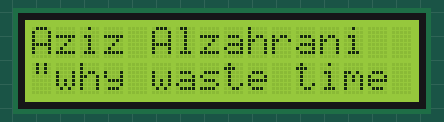
The sketch below on a simulated Arduino Uno, built with avr-gcc and run on an emulated ATmega328P. On the bench: 16×2 character LCD.

Above: at 0.19 s.
At 4.55 s:
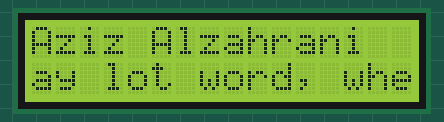
At 9.16 s:
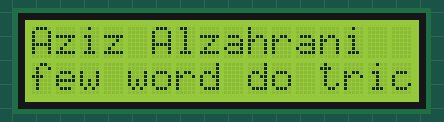
At 18.12 s:
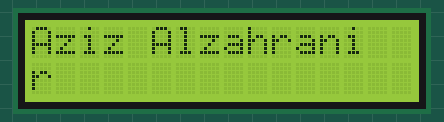
At 28.89 s:
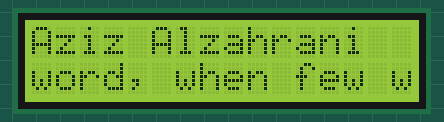
At 39.64 s:
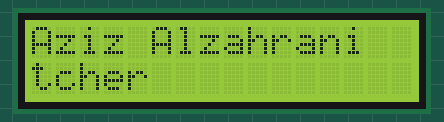

The sketch:

aalzah23lab3.ino
```cpp
// Aziz Alzahrani - 675518850
// Lab 3 - Scrolling output
// This code displays my name and a quote on a 16x2 LCD screen. The name is displayed on the first line, and the quote is displayed on the second line
// scrolling to the left, where it then wraps around when it gets off screen.
// This program assumes the following:
// - LCD RS pin is connected to pin 6.
// - LCD E pin is connected to pin 7.
// - LCD D4 pin is connected to pin 9.
// - LCD D5 pin is connected to pin 10.
// - LCD D6 pin is connected to pin 11.
// - LCD D7 pin is connected to pin 12.
// No references used.
// Youtube video link - https://youtu.be/4XCnrMR5eUM

#include <LiquidCrystal.h>

const int rs = 6, en = 7, d4 = 9, d5 = 10, d6 = 11, d7 = 12;
LiquidCrystal lcd(rs, en, d4, d5, d6, d7);

String quote = "\"why waste time say lot word, when few word do trick.\" - Ashton Kutcher";
String subQuote = quote.substring(0, 16);
int ind = 0, cur = 15;

void setup() {
  lcd.begin(16, 2);
}

void loop() {
  lcd.clear();
  lcd.print("Aziz Alzahrani");

  if (ind < quote.length()) {
    lcd.setCursor(0, 1);
    lcd.print(quote.substring(ind, ind + 16));
    ind++;
  } else if (cur >= 0) {
    lcd.setCursor(cur, 1);
    lcd.print(subQuote);
    cur--;
  } else {
    ind = 0;
    cur = 15;
  }

  delay(250);
}
```
